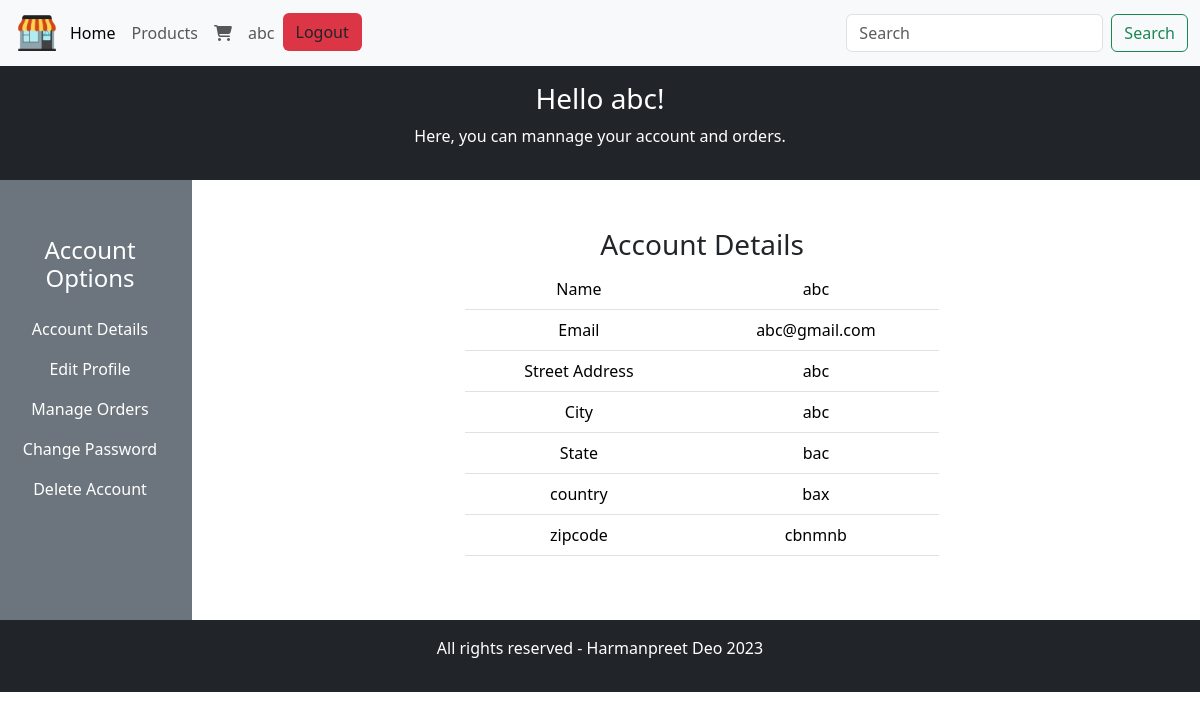
Page /estorephp/userProfile.php (signed in) on the committed database.
### tables this page shows
CREATE TABLE `users` (
  `userID` int(6) NOT NULL,
  `username` varchar(25) NOT NULL,
  `email` varchar(50) NOT NULL,
  `password` varchar(255) NOT NULL,
  `street` varchar(50) NOT NULL,
  `city` varchar(25) NOT NULL,
  `state` varchar(50) NOT NULL,
  `country` varchar(25) NOT NULL,
  `zipcode` varchar(6) NOT NULL
);

### estorephp/controllers/UserController.php (called while the page is built, shortened)
<?php
    class UserController {
        private $model;
        public function __construct($model) {
            $this->model = $model;
        }
        public function getUserName($id) {
            return $this->model->getUserName($id);
        }
        public function getUserData($id) {
            return $this->model->getUserData($id);
        }
    }
?>

### estorephp/models/UserModel.php (called while the page is built, shortened)
<?php
    class UserModel {
        private $db;
        public function __construct($db) {
            $this->db = $db;
        }
        public function getUserName($id) {
            $query = "SELECT username FROM users WHERE userID = :userID";
            $statement = $this->db->prepare($query);
            $statement->bindValue(':userID', $id);
            $statement->execute();
            $user = $statement->fetch();
            if($user) {
                return $user['username'];
            }
        }
        public function getUserData($id) {
            $query = "SELECT * FROM users WHERE userID = :userID";
            $statement = $this->db->prepare($query);
            $statement->bindValue(':userID', $id);
            $statement->execute();
            $user = $statement->fetch();
            return $user;
        }
    }
?>

### estorephp/profiledata.php (the view, shortened to what this page needs)
<div class="row">
    <div class="col-lg-3"></div>
    <div class="col-lg-6">
        <?php
            $userID = $_SESSION['user'];
            $user = $userController->getUserData($userID);
        ?>
            <div class="row text-center">
            <h3>Account Details</h3>
            <table class="table table-hover">
                <tbody>
                    <tr>
                        <td>Name</td>
                        <td><?php echo $user['username'] ?></td>
                    </tr>
                    <tr>
                        <td>Email</td>
                        <td><?php echo $user['email'] ?></td>
                    </tr>
                    <tr>
                        <td>Street Address</td>
                        <td><?php echo $user['street'] ?></td>
                    </tr>
                    <tr>
                        <td>City</td>
                        <td><?php echo $user['city'] ?></td>
                    </tr>
                    <tr>
                        <td>State</td>
                        <td><?php echo $user['state'] ?></td>
                    </tr>
                    <tr>
                        <td>country</td>
                        <td><?php echo $user['country'] ?></td>
                    </tr>
                    <tr>
                        <td>zipcode</td>
                        <td><?php echo $user['zipcode'] ?></td>
                    </tr>
                </tbody>
            </table>
            </div>
    </div>
<div class="col-lg-3"></div>
</div>
</div>
</div>

### estorephp/userProfile.php (shortened to what this page needs)
<!DOCTYPE html>
<html lang="en">
<head>
    <link href="https://cdn.jsdelivr.net/npm/bootstrap@5.3.2/dist/css/bootstrap.min.css" rel="stylesheet">
    <link rel="stylesheet" href="https://cdnjs.cloudflare.com/ajax/libs/font-awesome/6.5.1/css/all.min.css" />
    <link rel="stylesheet" href="style.css">
</head>
<body>
    <?php include("./includes/nav.php") ?>
    <div class="bg-dark text-white p-3">
        <h3 class="text-center">Hello <?php echo $userController->getUserName($_SESSION['user'])?>!</h3>
        <p class="text-center">Here, you can mannage your account and orders.</p>
    </div>
    <div class="row">
        <?php include("./user/profileSidebar.php");  ?>
        <div class="col lg-10 p-5">
            <?php include("profiledata.php"); ?>
    <?php include("./includes/footer.php")?>
</body>
</html>

### estorephp/includes/nav.php (shortened to what this page needs)
<?php
    include("./includes/connect.php");
    include("./models/UserModel.php");
    include("./controllers/UserController.php");
    $userModel = new UserModel($db);
    $userController = new UserController($userModel);
?>
<nav class="navbar navbar-expand-lg bg-body-tertiary">
    <div class="container-fluid">
        <a href="index.php"><img src="./images/shoplogo.png" class="logo" alt="logo image"></a>
        <div class="collapse navbar-collapse" id="navbarSupportedContent">
        <ul class="navbar-nav me-auto mb-2 mb-lg-0">
            <li class="nav-item">
            <a class="nav-link active" aria-current="page" href="index.php">Home</a>
            </li>
            <li class="nav-item">
            <a class="nav-link" href="allProducts.php">Products</a>
            </li>
            <li class="nav-item">
            <a class="nav-link" href="cart.php"><i class="fa-solid fa-cart-shopping"></i></a>
            </li>
            <div class="d-flex">
            <?php if(isset($_SESSION['user'])){echo '
                <li class="nav-item ml-3">
                <a class="nav-link" href="./userProfile.php">'.$userController->getUserName($_SESSION['user']).'</a>
                </li>
                <li class="nav-item ml-3">
                <a class="btn bg-danger" href="./user/logout.php">Logout</a>
                </li>
                ';}
                else
                {echo '
                    <li class="nav-item ml-3">
                    <a class="nav-link">Guest</a>
                    </li>
                    <li class="nav-item ml-3">
                    <a class="btn btn-outline-success" href="./user/login.php">Login</a>
                    </li>
                ';} ?>
            </div>
        </ul>
        <form class="d-flex" method="get" action="index.php">
            <input class="form-control me-2" type="search" name="data" placeholder="Search" aria-label="Search">
            <input type="submit" value="Search" class="btn btn-outline-success">
        </form>
        </div>
    </div>
</nav>

### estorephp/style.css (style rules this page uses)
* { margin: 0; padding: 0; box-sizing: border-box; }
.logo { height: 50px; width: 50px; }

### rows in the picture
users: username "abc", email "abc@gmail.com", street "abc", city "abc", state "bac", country "bax", zipcode "cbnmnb"
